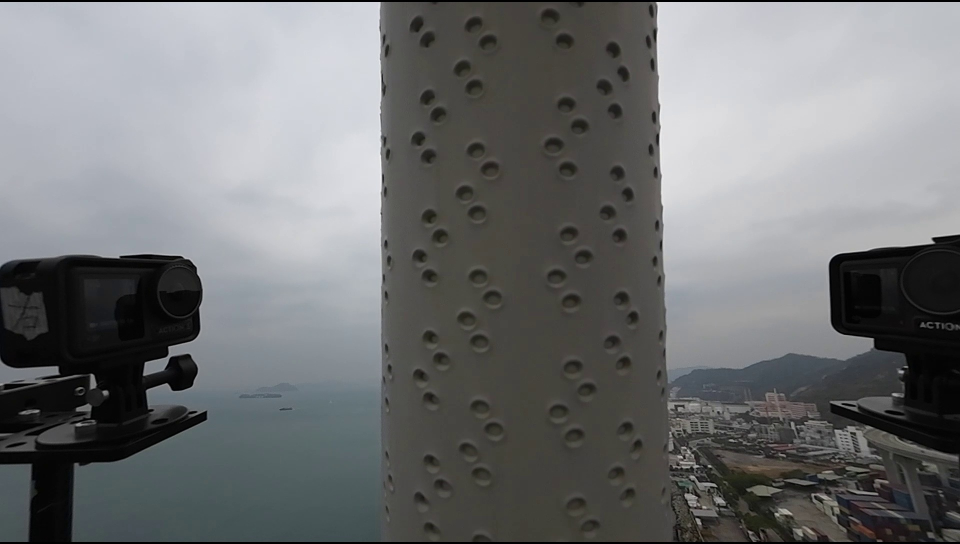
#> input picture 3D_Reconstruction/image_segmentaion/GPT1/data/images/train/B01_tr_frame_0276.jpg, 1920 x 1088 px (shown at 1/2 size)
$ python data_cropping.py --mask-pattern ../../image_segmentaion/GPT1/data/images/train/B01_tr_frame_0276.jpg
#> lines starting #> are read from the running program, lines starting #| are printed output that depends on the picture; after the words box and inside, x2 and y2 are one past the last pixel; in counts of white or black regions, pixels touching at a corner belong together
# step1_cut_by_mask_and_alpha.py
# 用法示例：
#   python step1_cut_by_mask_and_alpha.py --indir ./data/ring1
# 产物：
#   ./temp/*_mask_with_lines.png      # 切分线画在 mask 上的可视化
#   ./out_step1/*_crop.png            # 裁剪后的 PNG（背景透明）

import argparse
from pathlib import Path
import re
import cv2
import numpy as np

# ---------- 工具 ----------
def load_image_any(path: Path) -> np.ndarray:
    """按原通道数读取图像（支持 alpha）。"""
    img = cv2.imread(str(path), cv2.IMREAD_UNCHANGED)
    if img is None:
        raise FileNotFoundError(path)
    return img

def load_mask01(path: Path, thresh: int = 128) -> np.ndarray:
    """
    读取 mask，返回 0/1 的 uint8 二值图。
    约定：白=前景，黑=背景。
    """
    m = cv2.imread(str(path), cv2.IMREAD_GRAYSCALE)
    if m is None:
        raise FileNotFoundError(path)
    mask = (m >= thresh).astype(np.uint8)
    # 小闭运算，去孔洞
    kernel = cv2.getStructuringElement(cv2.MORPH_ELLIPSE, (3, 3))
    mask = cv2.morphologyEx(mask, cv2.MORPH_CLOSE, kernel, iterations=1)
    return mask

def first_foreground_span(mask_row: np.ndarray, min_span: int = 8):
    """返回该行前景的最左、最右索引及宽度；若无/太窄，返回 None。"""
    xs = np.where(mask_row > 0)[0]
    if xs.size == 0:
        return None
    left, right = int(xs[0]), int(xs[-1])
    width = right - left + 1
    if width < min_span:
        return None
    return left, right, width

def top_bottom_spans(mask01: np.ndarray, min_span: int = 8):
    """
    从上到下、从下到上分别找到第一条有效前景行及其左右边界。
    返回 (top_y, (L,R,W)), (bot_y, (L,R,W))；找不到则为 None。
    """
    H, _ = mask01.shape
    top = None
    for y in range(H):
        span = first_foreground_span(mask01[y], min_span=min_span)
        if span is not None:
            top = (y, span)
            break
    bot = None
    for y in range(H - 1, -1, -1):
        span = first_foreground_span(mask01[y], min_span=min_span)
        if span is not None:
            bot = (y, span)
            break
    return top, bot

def draw_lines_on_mask(mask01: np.ndarray, xL: int, xR: int) -> np.ndarray:
    """在 mask 上画两条垂直切分线，返回可视化 BGR。"""
    H, W = mask01.shape
    vis = cv2.cvtColor((mask01 * 255).astype(np.uint8), cv2.COLOR_GRAY2BGR)
    x0, x1 = max(0, min(xL, xR)), min(W - 1, max(xL, xR))
    cv2.line(vis, (x0, 0), (x0, H - 1), (0, 255, 255), 2, cv2.LINE_AA)
    cv2.line(vis, (x1, 0), (x1, H - 1), (0, 255, 255), 2, cv2.LINE_AA)
    return vis

def ensure_rgba(img: np.ndarray) -> np.ndarray:
    """把任意图像转换为 RGBA（保持原 RGB/BGR 颜色不变）。"""
    if img.ndim == 2:
        rgb = cv2.cvtColor(img, cv2.COLOR_GRAY2BGR)
        a = np.full((img.shape[0], img.shape[1], 1), 255, dtype=np.uint8)
        return np.concatenate([rgb, a], axis=2)
    if img.shape[2] == 4:
        return img.copy()
    # BGR -> BGRA，alpha=255
    bgra = cv2.cvtColor(img, cv2.COLOR_BGR2BGRA)
    return bgra

def apply_alpha_by_mask(crop_img: np.ndarray, crop_mask01: np.ndarray) -> np.ndarray:
    """
    以 crop_mask01（0/1）控制透明度：前景 alpha=255，背景 alpha=0。
    输入 crop_img 可以是任意通道图，输出为 BGRA。
    """
    out = ensure_rgba(crop_img)
    # 若是 BGRA（OpenCV），通道顺序是 B,G,R,A
    out[:, :, 3] = (crop_mask01 * 255).astype(np.uint8)
    return out

# ---------- 配对与命名 ----------
IMG_EXTS = [".png", ".jpg", ".jpeg", ".bmp", ".tif", ".tiff"]

def base_from_mask_name(mask_path: Path) -> str:
    """
    从 mask 文件名推断基名：
    cam0_mask.png -> cam0
    cam270mask.png -> cam270
    """
    stem = mask_path.stem.lower()
    # 去掉尾部的 '_mask' / '-mask' / 'mask'
    stem = re.sub(r'[_\-]?mask$', '', stem, flags=re.IGNORECASE)
    return stem

def find_matching_image(indir: Path, base: str) -> Path:
    """
    寻找与 base 对应的“原图”（优先 camX.*；若找不到，最后兜底 camX_fg.*）。
    """
    # 优先：严格同名（不带后缀）
    for ext in IMG_EXTS:
        p = indir / f"{base}{ext}"
        if p.exists():
            return p
    # 容错：常见前/后缀
    patterns = [f"{base}.*", f"{base}_orig.*", f"{base}-orig.*"]
    for pat in patterns:
        for p in indir.glob(pat):
            if p.suffix.lower() in IMG_EXTS and ("mask" not in p.stem.lower()):
                return p
    # 兜底：不推荐，但若只有 *_fg.*，也用它
    for ext in IMG_EXTS:
        p = indir / f"{base}_fg{ext}"
        if p.exists():
            print(f"[WARN] 未找到原图，使用前景图代替：{p.name}")
            return p
    # 再兜底：任意以 base 开头但不是 mask 的图片
    for p in indir.glob(f"{base}*"):
        if p.suffix.lower() in IMG_EXTS and ("mask" not in p.stem.lower()):
            print(f"[WARN] 未严格匹配到原图，使用：{p.name}")
            return p
    raise FileNotFoundError(f"找不到与 {base} 匹配的原图。")

# ---------- 主流程（单张） ----------
def process_pair(mask_path: Path, indir: Path, tempdir: Path, outdir: Path,
                 min_span: int = 8, edge_pad: int = 0):
    """
    1) 读取 mask -> 二值
    2) 在 mask 中找上/下边界第一条有效行；比较宽度，取更短侧的左右边界作为切分线
    3) 在 mask 上画出切分线（保存到 ./temp）
    4) 在“原图”上按这两条垂直线裁剪；裁剪区域内的背景（mask=0）透明化，保存到 ./out_step1
    """
    mask01 = load_mask01(mask_path)
    H, W = mask01.shape

    top, bot = top_bottom_spans(mask01, min_span=min_span)
    if top is None and bot is None:
        print(f"[WARN] {mask_path.name}: 未找到有效前景行，跳过。")
        return

    # 选择更短的一侧
    if top is not None and bot is not None:
        _, (_, _, w_top) = top
        _, (_, _, w_bot) = bot
        chosen = top if w_top <= w_bot else bot
        chosen_side = "TOP" if chosen is top else "BOTTOM"
    elif top is not None:
        chosen, chosen_side = top, "TOP"
    else:
        chosen, chosen_side = bot, "BOTTOM"

    y_row, (xL, xR, w) = chosen

    # 可选扩展/收缩
    if edge_pad != 0:
        xL = max(0, xL - edge_pad)
        xR = min(W - 1, xR + edge_pad)

    # 可视化：切分线画在 mask 上
    vis = draw_lines_on_mask(mask01, xL, xR)
    tempdir.mkdir(parents=True, exist_ok=True)
    vis_path = tempdir / f"{mask_path.stem}_mask_with_lines.png"
    cv2.imwrite(str(vis_path), vis)
    print(f"[TEMP] {vis_path.name}: side={chosen_side}, row={y_row}, lines=({xL},{xR})")

    # 在原图上裁剪，并按 mask 透明化
    base = base_from_mask_name(mask_path)
    img_path = find_matching_image(indir, base)
    img = load_image_any(img_path)

    # 尺寸对齐（若原图与 mask 尺寸不同，按 mask 尺寸对齐原图）
    if img.shape[0] != H or img.shape[1] != W:
        img = cv2.resize(img, (W, H), interpolation=cv2.INTER_LINEAR)
        print(f"[INFO] {img_path.name}: 尺寸与 mask 不同，已重采样到 {W}x{H}")

    # 裁剪
    crop_img = img[:, xL:xR + 1]
    crop_mask = mask01[:, xL:xR + 1]

    # 背景透明化
    crop_rgba = apply_alpha_by_mask(crop_img, crop_mask)

    outdir.mkdir(parents=True, exist_ok=True)
    out_path = outdir / f"{base}_crop.png"
    cv2.imwrite(str(out_path), crop_rgba)
    print(f"[SAVE] {out_path.name}: size={crop_rgba.shape[1]}x{crop_rgba.shape[0]} (BG透明)")

# ---------- 入口 ----------
def main():
    ap = argparse.ArgumentParser(description="基于 mask 的垂直切分并在原图裁剪，背景透明化")
    ap.add_argument("--indir", type=str, default=".", help="输入目录（原图与 mask 同放）")
    ap.add_argument("--tempdir", type=str, default="./temp", help="切分线可视化输出目录")
    ap.add_argument("--outdir", type=str, default="./out_step1", help="裁剪结果输出目录")
    ap.add_argument("--min-span", type=int, default=8, help="视为有效前景行的最小宽度（像素）")
    ap.add_argument("--edge-pad", type=int, default=0, help="切分线左右各扩展的像素（负值表示收缩）")
    ap.add_argument("--mask-pattern", type=str, default="*mask*.png",
                    help="mask 文件匹配模式（默认 *mask*.png）")
    args = ap.parse_args()

    indir = Path(args.indir)
    tempdir = Path(args.tempdir)
    outdir = Path(args.outdir)

    mask_files = sorted(indir.glob(args.mask_pattern))
    if not mask_files:
        print(f"[ERR] 在 {indir} 下未找到匹配 {args.mask_pattern} 的 mask。")
        return

    for m in mask_files:
        try:
            process_pair(m, indir, tempdir, outdir, min_span=args.min_span, edge_pad=args.edge_pad)
#> in load_mask01, `mask = (m >= thresh).astype(np.uint8)`:
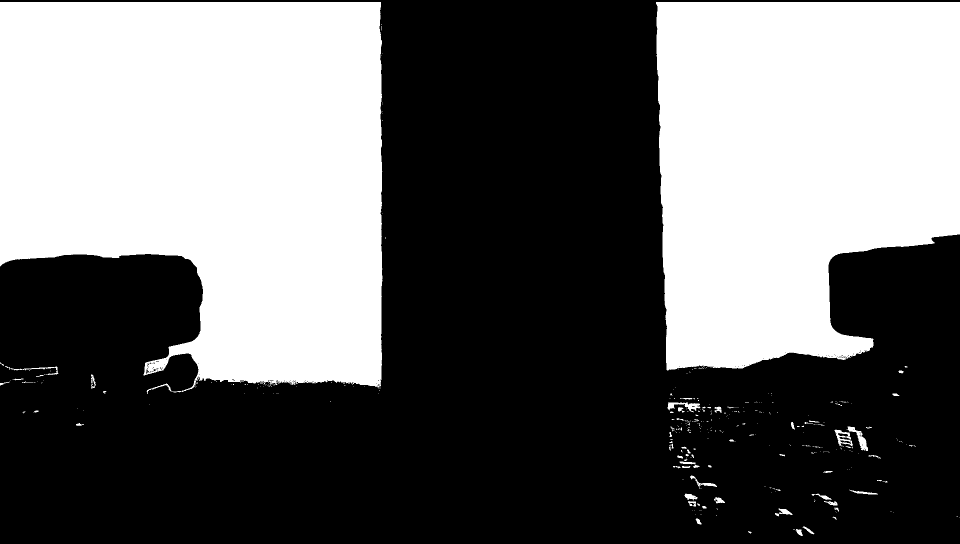
#> mask: shape (1088, 1920) (shown at 1/2 size); values 0 (black) and 1 (white), 41.4% white; 373 white regions (313 under 20 px), largest, box (x1, y1, x2, y2) and area: (0, 4, 765, 788) 483290, (1312, 4, 1920, 741) 373981, (1693, 853, 1736, 902) 615
#> in load_mask01, `mask = cv2.morphologyEx(mask, cv2.MORPH_CLOSE, kernel, iterations=1)`: mask: shape (1088, 1920); values 0 (black) and 1 (white), 41.4% white; 314 white regions (251 under 20 px), largest, box (x1, y1, x2, y2) and area: (0, 4, 765, 788) 483666, (1312, 4, 1920, 741) 374104, (1693, 853, 1736, 902) 637
#> the loop in top_bottom_spans, `for y in range(H):` made 5 passes
#> (left in first_foreground_span, right in first_foreground_span, width in first_foreground_span, top) on pass 5: (0, 1919, 1920, (4, (0, 1919, 1920)))
#> the loop in top_bottom_spans, `for y in range(H - 1, -1, -1):` made 20 passes
#> (xs in first_foreground_span, left in first_foreground_span, right in first_foreground_span, width in first_foreground_span, bot) on pass 20: ([1597, 1598, 1599, 1600, 1601, 1602, 1603, 1604, 1627], 1597, 1627, 31, (1068, (1597, 1627, 31)))
#> (xs in first_foreground_span, left in first_foreground_span, right in first_foreground_span, width in first_foreground_span) on passes 17 to 19: ([1602, 1603, 1604], 1602, 1604, 3), ([1600, 1601, 1602, 1603, 1604, 1605], 1600, 1605, 6), ([1598, 1599, 1600, 1601, 1602, 1603, 1604], 1598, 1604, 7)
#> in process_pair, `top, bot = top_bottom_spans(mask01, min_span=min_span)`: top = (4, (0, 1919, 1920)); bot = (1068, (1597, 1627, 31))
#> in process_pair, `_, (_, _, w_top) = top`: w_top = 1920
#> in process_pair, `_, (_, _, w_bot) = bot`: w_bot = 31
#> in process_pair, `chosen = top if w_top <= w_bot else bot`: chosen = (1068, (1597, 1627, 31))
#> in process_pair, `chosen_side = "TOP" if chosen is top else "BOTTOM"`: chosen_side = 'BOTTOM'
#> in process_pair, `y_row, (xL, xR, w) = chosen`: y_row = 1068; xL = 1597; xR = 1627; w = 31
#> in draw_lines_on_mask, `x0, x1 = max(0, min(xL, xR)), min(W - 1, max(xL, xR))`: x0 = 1597; x1 = 1627
#> in draw_lines_on_mask, `cv2.line(vis, (x1, 0), (x1, H - 1), (0, 255, 255), 2, cv2.LINE_AA)`:
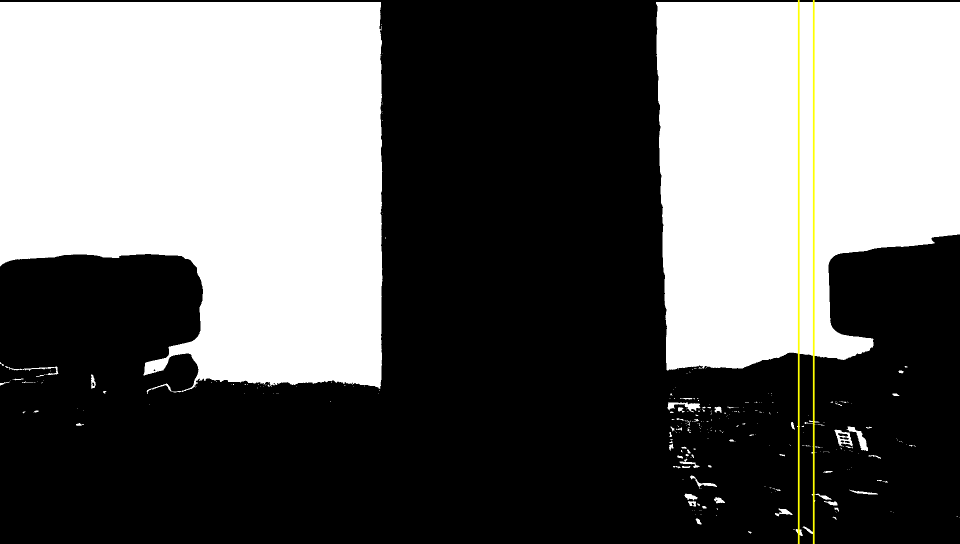
#> vis: shape (1088, 1920, 3) (shown at 1/2 size); mean B, G, R 104.9, 105.8, 105.8
#| [TEMP] B01_tr_frame_0276_mask_with_lines.png: side=BOTTOM, row=1068, lines=(1597,1627)
#> in load_image_any, img is the input picture: shape (1088, 1920, 3); mean B, G, R 115.3, 114.3, 112.7
#| [SAVE] b01_tr_frame_0276_crop.png: size=31x1088 (BG透明)
        except Exception as e:
            print(f"[ERR] 处理 {m.name} 失败：{e}")

if __name__ == "__main__":
    main()

$ run again, on 3D_Reconstruction/image_segmentaion/GPT1/data/images/train/B01_tr_frame_0545.jpg
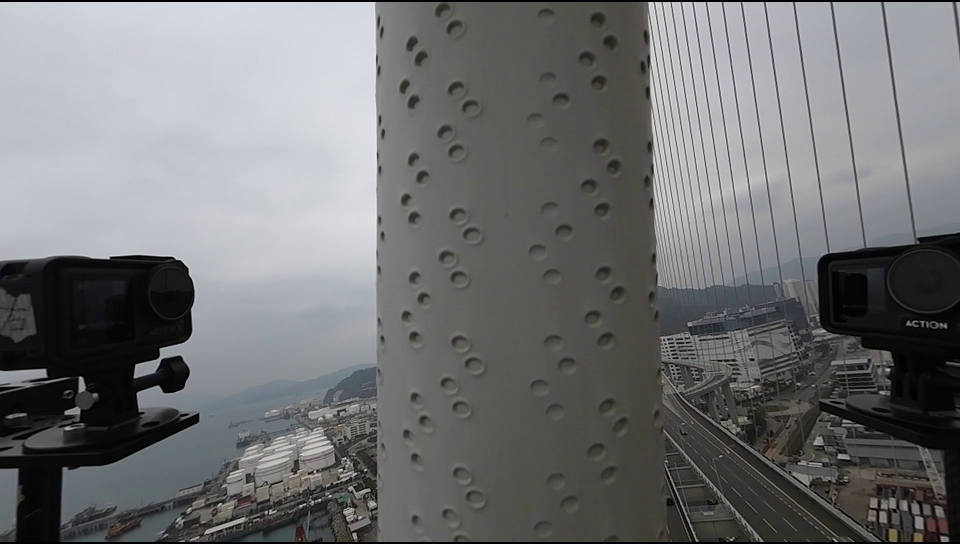
#> input picture 3D_Reconstruction/image_segmentaion/GPT1/data/images/train/B01_tr_frame_0545.jpg, 1920 x 1088 px (shown at 1/2 size)
#> in load_mask01, `mask = cv2.morphologyEx(mask, cv2.MORPH_CLOSE, kernel, iterations=1)`:
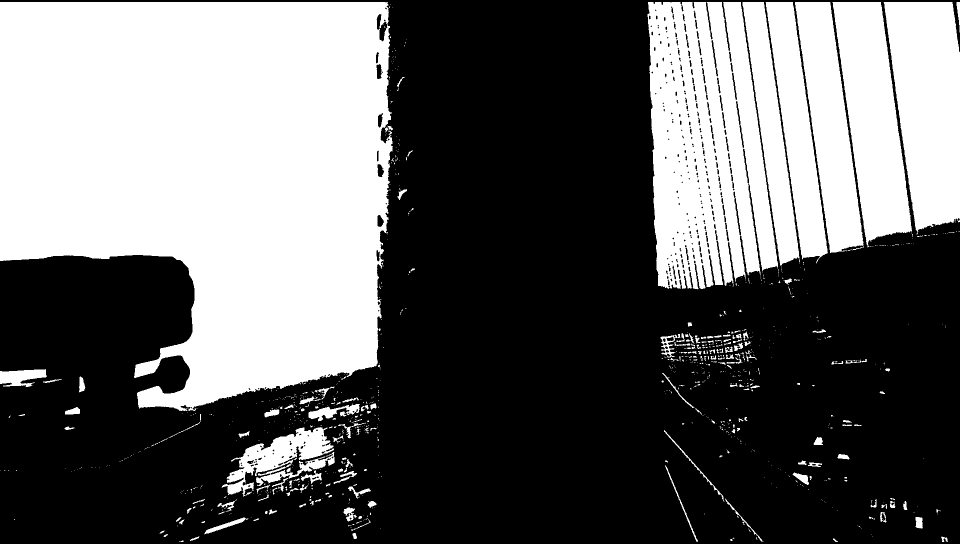
#> mask: shape (1088, 1920) (shown at 1/2 size); values 0 (black) and 1 (white), 39.5% white; 967 white regions (793 under 20 px), largest, box (x1, y1, x2, y2) and area: (0, 4, 786, 822) 497305, (1295, 4, 1556, 579) 112204, (1767, 4, 1920, 469) 53398
#> the loop in top_bottom_spans, `for y in range(H):` made 5 passes
#> (left in first_foreground_span, right in first_foreground_span, width in first_foreground_span, top) on pass 5: (0, 1919, 1920, (4, (0, 1919, 1920)))
#> the loop in top_bottom_spans, `for y in range(H - 1, -1, -1):` made 5 passes
#> (left in first_foreground_span, right in first_foreground_span, width in first_foreground_span, bot) on pass 5: (358, 1895, 1538, (1083, (358, 1895, 1538)))
#> in process_pair, `top, bot = top_bottom_spans(mask01, min_span=min_span)`: top = (4, (0, 1919, 1920)); bot = (1083, (358, 1895, 1538))
#> w_top = 1920
#> w_bot = 1538
#> chosen = (1083, (358, 1895, 1538))
#> chosen_side = 'BOTTOM'
#> y_row = 1083; xL = 358; xR = 1895; w = 1538
#> x0 = 358; x1 = 1895
#| [TEMP] B01_tr_frame_0545_mask_with_lines.png: side=BOTTOM, row=1083, lines=(358,1895)
#> in load_image_any, img is the input picture: shape (1088, 1920, 3); mean B, G, R 114.9, 114, 112.9
#> in process_pair, `crop_mask = mask01[:, xL:xR + 1]`:
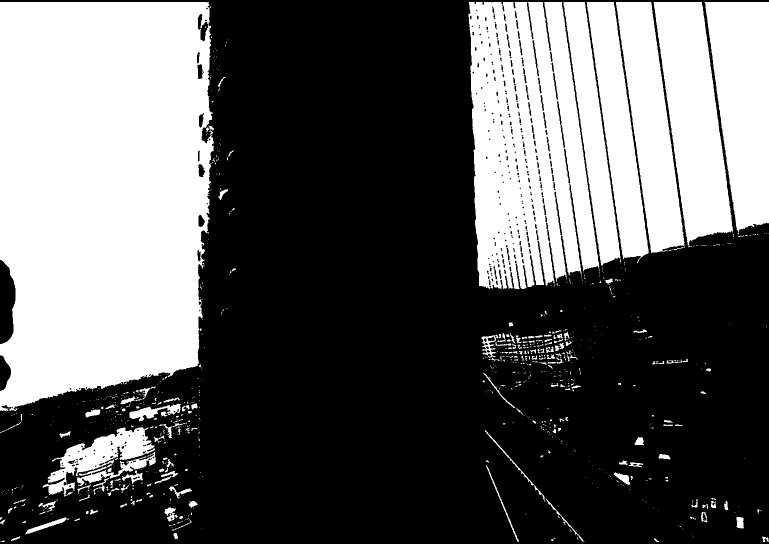
#> crop_mask: shape (1088, 1538) (shown at 1/2 size); values 0 (black) and 1 (white), 37.4% white; 912 white regions (749 under 20 px), largest, box (x1, y1, x2, y2) and area: (0, 4, 428, 822) 309686, (937, 4, 1198, 579) 112204, (1307, 4, 1466, 495) 44919
#| [SAVE] b01_tr_frame_0545_crop.png: size=1538x1088 (BG透明)

$ run again, on 3D_Reconstruction/image_segmentaion/GPT1/data/images/train/B01_tr_frame_0709.jpg
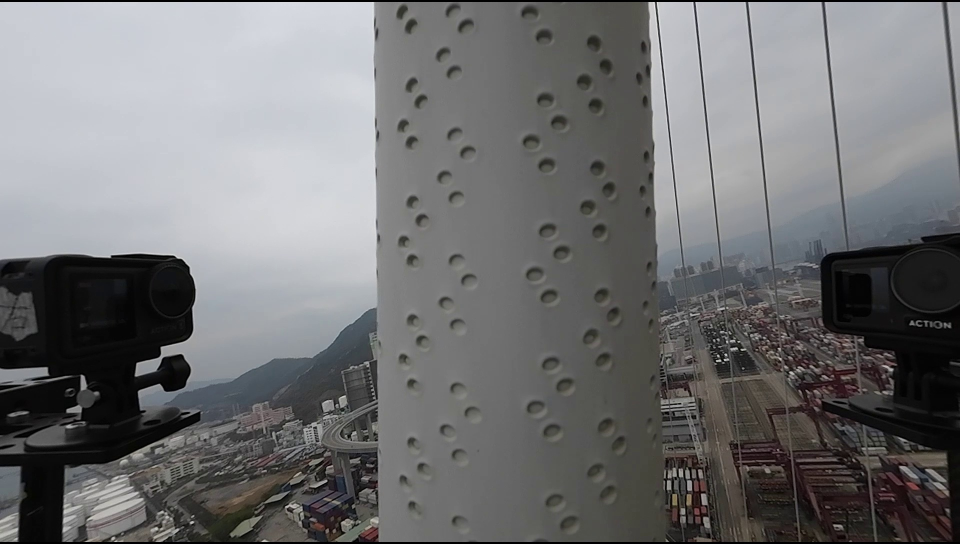
#> input picture 3D_Reconstruction/image_segmentaion/GPT1/data/images/train/B01_tr_frame_0709.jpg, 1920 x 1088 px (shown at 1/2 size)
#> in load_mask01, `mask = cv2.morphologyEx(mask, cv2.MORPH_CLOSE, kernel, iterations=1)`:
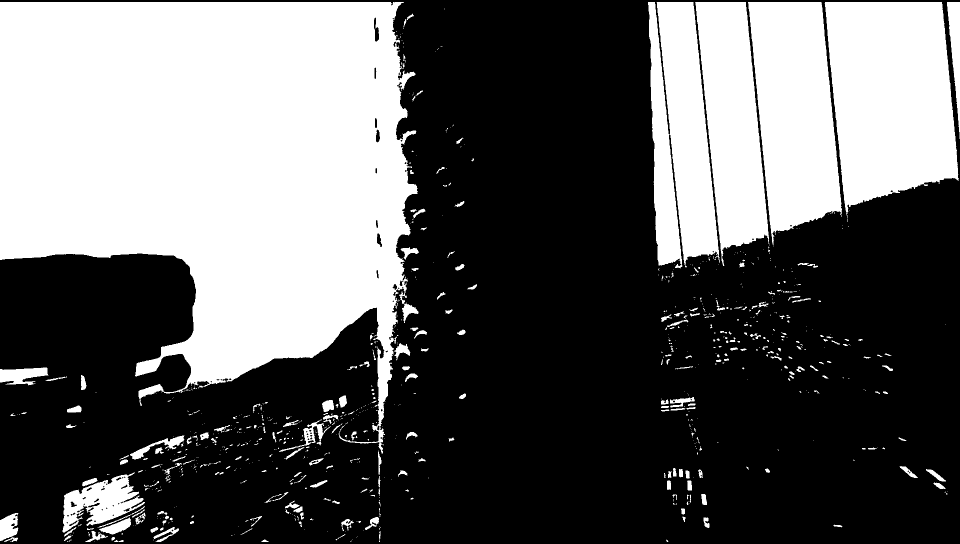
#> mask: shape (1088, 1920) (shown at 1/2 size); values 0 (black) and 1 (white), 38.1% white; 887 white regions (641 under 20 px), largest, box (x1, y1, x2, y2) and area: (0, 4, 837, 908) 498024, (1649, 4, 1918, 436) 88918, (1496, 4, 1684, 490) 64592
#> the loop in top_bottom_spans, `for y in range(H):` made 5 passes
#> (left in first_foreground_span, right in first_foreground_span, width in first_foreground_span, top) on pass 5: (0, 1919, 1920, (4, (0, 1919, 1920)))
#> the loop in top_bottom_spans, `for y in range(H - 1, -1, -1):` made 5 passes
#> (left in first_foreground_span, right in first_foreground_span, width in first_foreground_span, bot) on pass 5: (8, 1336, 1329, (1083, (8, 1336, 1329)))
#> in process_pair, `top, bot = top_bottom_spans(mask01, min_span=min_span)`: top = (4, (0, 1919, 1920)); bot = (1083, (8, 1336, 1329))
#> w_top = 1920
#> w_bot = 1329
#> chosen = (1083, (8, 1336, 1329))
#> chosen_side = 'BOTTOM'
#> y_row = 1083; xL = 8; xR = 1336; w = 1329
#> x0 = 8; x1 = 1336
#| [TEMP] B01_tr_frame_0709_mask_with_lines.png: side=BOTTOM, row=1083, lines=(8,1336)
#> in load_image_any, img is the input picture: shape (1088, 1920, 3); mean B, G, R 115.1, 114, 113.7
#> in process_pair, `crop_mask = mask01[:, xL:xR + 1]`:
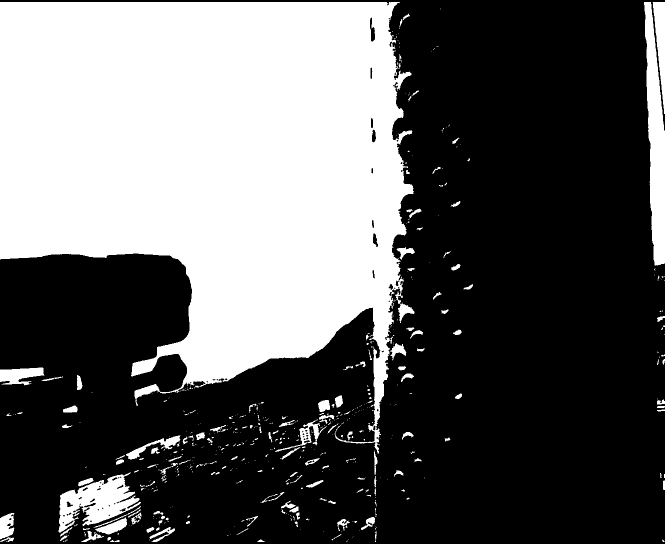
#> crop_mask: shape (1088, 1329) (shown at 1/2 size); values 0 (black) and 1 (white), 37.3% white; 558 white regions (414 under 20 px), largest, box (x1, y1, x2, y2) and area: (0, 4, 829, 908) 493900, (1288, 4, 1329, 531) 12977, (117, 945, 282, 1065) 9520
#| [SAVE] b01_tr_frame_0709_crop.png: size=1329x1088 (BG透明)
